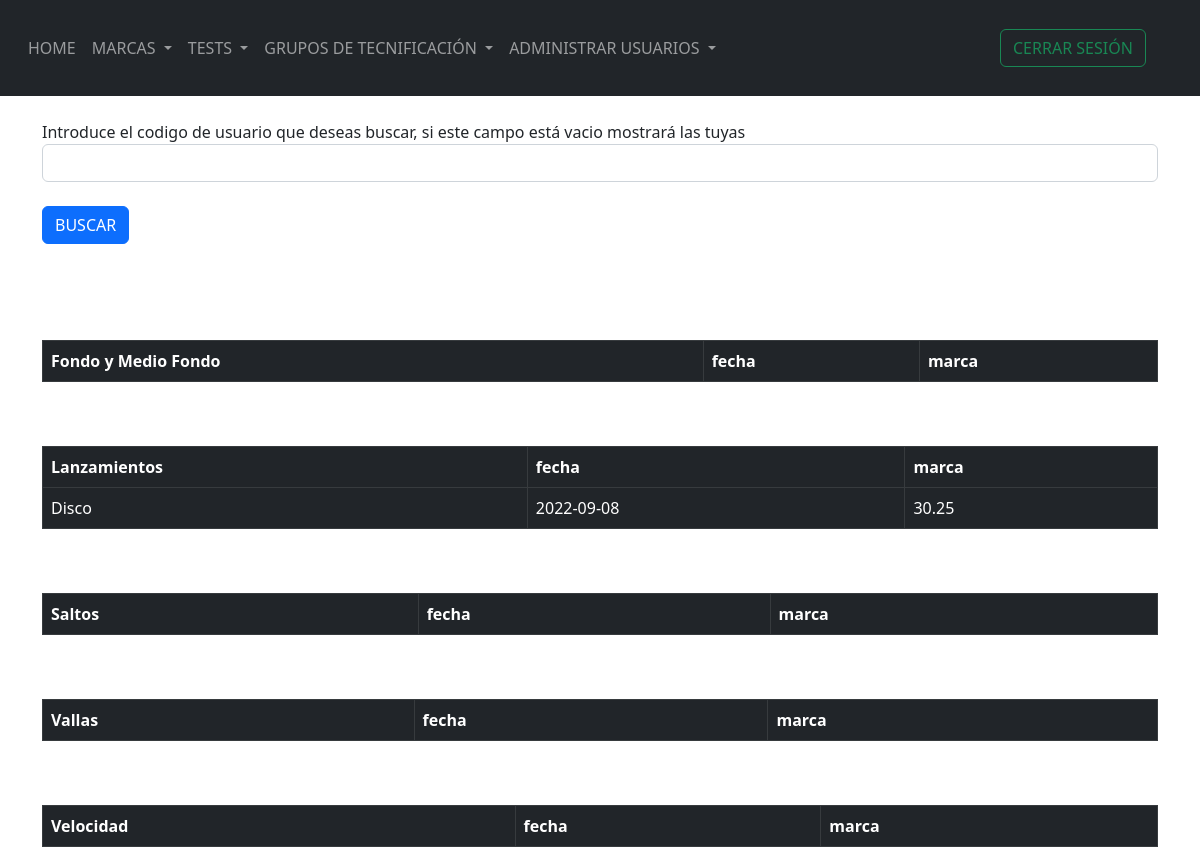
Before: /view_all_marks (signed in) with the older database file.
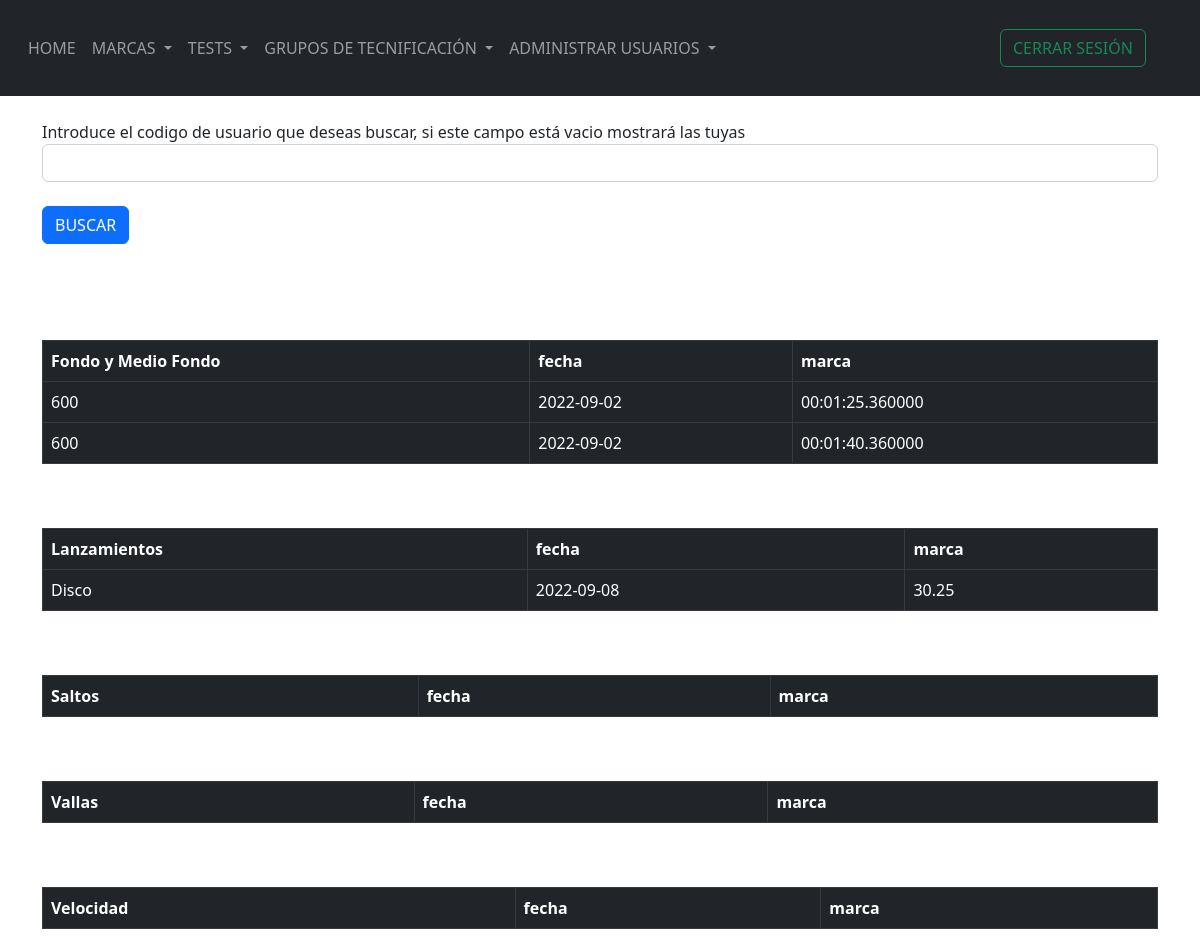
After: the same page with the newer database file.
### webside/models/User.py (models this page shows)
class Marca(db.Model):
    id = db.Column(db.Integer, primary_key=True)
    sector = db.Column(db.String(10000))
    disciplina = db.Column(db.String(10000))
    date = db.Column(db.Date)
    meters = db.Column(db.Float)
    time = db.Column(db.Time)
    user_id = db.Column(db.Integer, db.ForeignKey('user_register.id'))

### webside/views.py (the view)
@views.route('/view_all_marks', methods=['POST', 'GET'])
@login_required
def view_all_marks():
    if request.method == 'POST':
            all_marks = qdb.get_all_marks(request.form.get('cod_usuario'))
            return render_template("view_all_marks.html", User_register=current_user, marks = all_marks)
    all_marks =  qdb.get_all_marks(current_user.id)
    return render_template("view_all_marks.html", User_register=current_user, marks = all_marks)

### webside/__init__.py (called while the page is built)
def create_app():
    app = Flask(__name__)
    app.config['SECRET_KEY'] = 'MdLr37P.'
    app.config['SQLALCHEMY_DATABASE_URI'] = f'sqlite:///{DB_NAME}'
    app.config['PERMANENT_SESSION_LIFETIME'] =  timedelta(minutes=5)
    db.init_app(app)
    from .views import  views
    app.register_blueprint(views, url_prefix= '/')
    create_database(app)
    from .models.User import User_register
    login_manager = LoginManager()
    login_manager.login_view = 'views.home'
    login_manager.init_app(app)
    @login_manager.user_loader
    def load_user(id):
        return User_register.query.get(int(id))
    return app

### webside/database/querys_ddbb.py (called while the page is built)
def get_all_marks(id):
    try:
        all_marks = Marca.query.filter_by(user_id = id).all()
        return all_marks
    except:
        return False

### webside/templates/view_all_marks.html (shortened to what this page needs)
{% extends "base.html" %}{% block title %} Marcas {% endblock %} {% block content%}
<!DOCTYPE html>
<html>
    <body>
        {% if User_register.admin %}
        <form  method = "POST" >
            <br>
            <label for="mark" id="informacion" name="informacion">Introduce el codigo de usuario que deseas buscar, si este campo está vacio mostrará las tuyas</label>
            <input type="text" class="form-control" id = "cod_usuario" name = "cod_usuario" />
            <br>
            <button class="btn btn-primary"> BUSCAR </button>
            <br>        <br><br>
        </form>
        {% endif %}
        <br><br>
        <table class="table table-bordered table-dark" >
            <tr>
            <th>Fondo y Medio Fondo</th>
            <th>fecha</th>
            <th>marca</th>
            </tr>
            {% for x in marks  %}
            <tr>
                {% if x.sector == "Fondo / Medio Fondo" %}
                <td>{{x.disciplina}} </td>
                <td>{{x.date}}</td>
                <td>{{x.time}}</td>
                {% endif %}
            </tr>
            {% endfor %}
        </table>
        <br><br>
        <table class="table table-bordered table-dark" >
            <tr>
              <th>Lanzamientos</th>
              <th>fecha</th>
              <th>marca</th>
            </tr>
            {% for x in marks  %}
            <tr>
                {% if x.sector == "Lanzamientos" %}
                <td>{{x.disciplina}} </td>
                <td>{{x.date}}</td>
                <td>{{x.meters}}</td>
                {% endif %}
            </tr>
            {% endfor %}
          </table>
          <br><br>
          <table class="table table-bordered table-dark" >
              <tr>
              <th>Saltos</th>
              <th>fecha</th>
              <th>marca</th>
              </tr>
          </table>
          <br><br>
          <table class="table table-bordered table-dark" >
              <tr>
              <th>Vallas</th>
              <th>fecha</th>
              <th>marca</th>
              </tr>
          </table>
          <br><br>
          <table class="table table-bordered table-dark" >
              <tr>
              <th>Velocidad</th>
              <th>fecha</th>
              <th>marca</th>
              </tr>
          </table>
    </body>
</html>
{% endblock %}

Changed rows visible on the page:
added Marca: disciplina "600", date "2022-09-02", time "00:01:25.360000"
added Marca: disciplina "600", date "2022-09-02", time "00:01:40.360000"
